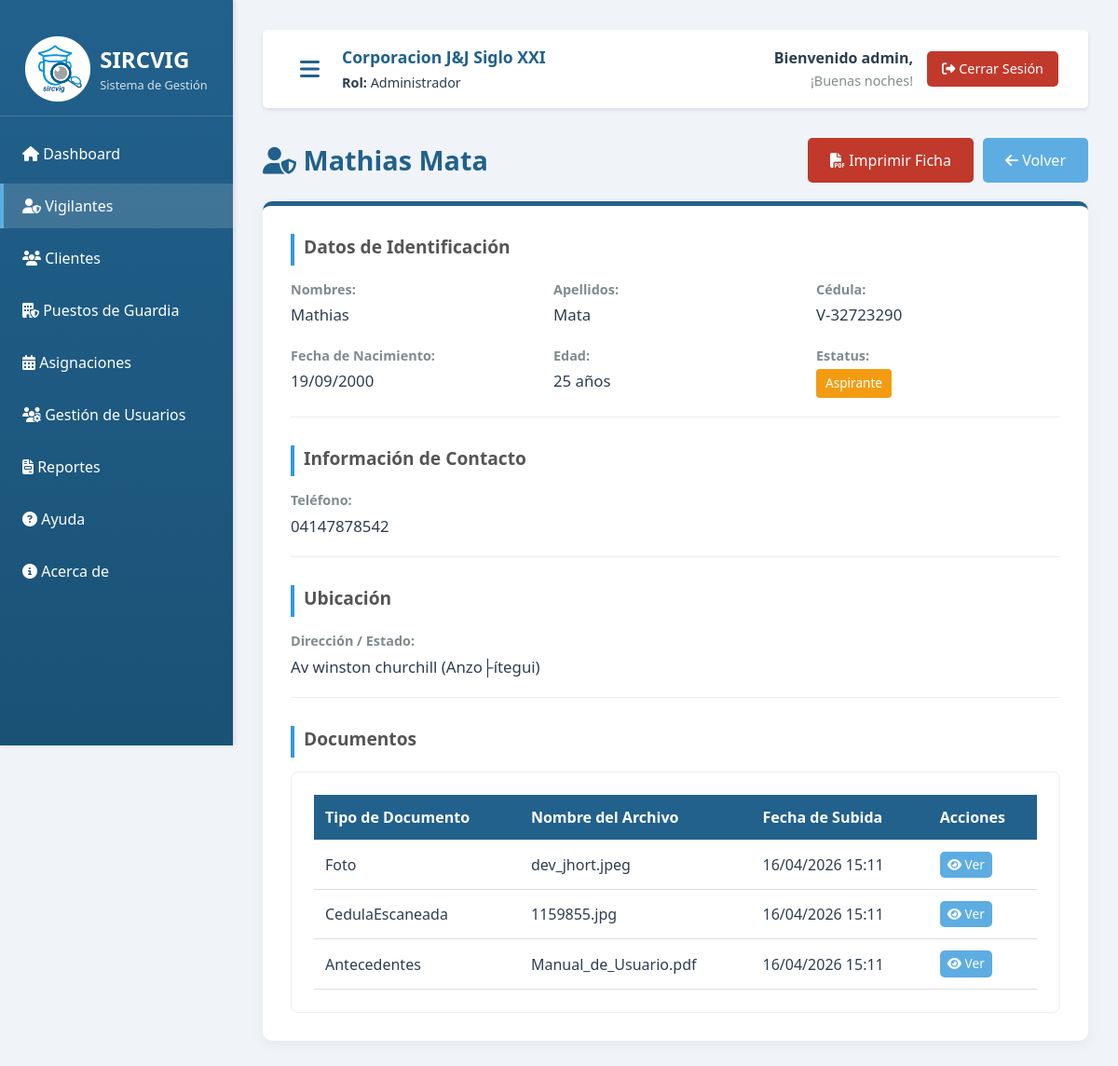
Screenshot of /views/ficha_personal.php?cedula=V-32723290 (signed in) with the database file from the repository.
### tables this page shows
CREATE TABLE `vigilantes` (
  `id_vigilante` int(11) NOT NULL AUTO_INCREMENT,
  `cedula` varchar(20) NOT NULL,
  `nombres` varchar(100) NOT NULL,
  `apellidos` varchar(100) NOT NULL,
  `fecha_nacimiento` date NOT NULL,
  `estado` varchar(100) DEFAULT NULL,
  `municipio` varchar(100) DEFAULT NULL,
  `parroquia` varchar(100) DEFAULT NULL,
  `direccion` text DEFAULT NULL,
  `telefono` varchar(20) DEFAULT NULL,
  `email` varchar(100) DEFAULT NULL,
  `estatus` enum('Aspirante','Activo','Inactivo') DEFAULT 'Aspirante',
  `fecha_ingreso` date DEFAULT NULL,
  `observaciones` text DEFAULT NULL,
  `fecha_creacion` timestamp NOT NULL DEFAULT current_timestamp(),
  `fecha_actualizacion` timestamp NOT NULL DEFAULT current_timestamp() ON UPDATE current_timestamp(),
  PRIMARY KEY (`id_vigilante`),
  UNIQUE KEY `cedula` (`cedula`),
  KEY `idx_vigilante_estatus` (`estatus`)
);

CREATE TABLE `documentos` (
  `id_documento` int(11) NOT NULL AUTO_INCREMENT,
  `cedula_vigilante` varchar(20) NOT NULL,
  `tipo_documento` enum('Foto','CedulaEscaneada','Antecedentes') NOT NULL,
  `ruta_archivo` varchar(255) NOT NULL,
  `nombre_archivo` varchar(255) NOT NULL,
  `fecha_subida` timestamp NOT NULL DEFAULT current_timestamp(),
  PRIMARY KEY (`id_documento`),
  KEY `cedula_vigilante` (`cedula_vigilante`),
  KEY `idx_documento_tipo` (`tipo_documento`),
  CONSTRAINT `documentos_ibfk_1` FOREIGN KEY (`cedula_vigilante`) REFERENCES `vigilantes` (`cedula`) ON DELETE CASCADE
);

### config/autoload.php (called while the page is built, shortened)
<?php
spl_autoload_register(function ($class) {
    $paths = [
        MODELS_PATH . '/' . $class . '.php',
        CONTROLLERS_PATH . '/' . $class . '.php',
        BASE_PATH . '/core/' . $class . '.php'
    ];
    foreach ($paths as $path) {
        if (file_exists($path)) {
            return;
        }
    }
});

### core/Modelo.php (called while the page is built, shortened)
<?php
class Modelo {
    private function conectar() {
        try {
            $dsn = "mysql:host=" . DB_HOST . ";dbname=" . DB_NAME . ";charset=" . DB_CHARSET;
            $options = [
                PDO::ATTR_ERRMODE => PDO::ERRMODE_EXCEPTION,
                PDO::ATTR_DEFAULT_FETCH_MODE => PDO::FETCH_ASSOC,
                PDO::ATTR_EMULATE_PREPARES => false
            ];
            $this->db = new PDO($dsn, DB_USER, DB_PASS, $options);
        } catch (PDOException $e) {
            die("Error de conexión: " . $e->getMessage());
        }
    }
}

### models/Vigilante.php (called while the page is built, shortened)
<?php
class Vigilante extends Modelo {
    public function obtenerPorCedula($cedula) {
        $sql = "SELECT * FROM vigilantes WHERE cedula = :cedula";
        $stmt = $this->db->prepare($sql);
        $stmt->execute(['cedula' => $cedula]);
        return $stmt->fetch();
    }
}

### models/Documento.php (called while the page is built, shortened)
<?php
class Documento extends Modelo {
    public function obtenerPorVigilante($cedula_vigilante) {
        $sql = "SELECT * FROM documentos WHERE cedula_vigilante = :cedula ORDER BY tipo_documento";
        $stmt = $this->db->prepare($sql);
        $stmt->execute(['cedula' => $cedula_vigilante]);
        return $stmt->fetchAll();
    }
}

### views/ficha_personal.php (the view, shortened to what this page needs)
<?php
require_once __DIR__ . '/../config/autoload.php';
$cedula = $_GET['cedula'] ?? '';
$modeloVigilante = new Vigilante();
$modeloDocumento = new Documento();
$vigilante = $modeloVigilante->obtenerPorCedula($cedula);
$documentos = $modeloDocumento->obtenerPorVigilante($cedula);
$fecha_nac = new DateTime($vigilante['fecha_nacimiento']);
$hoy = new DateTime();
$edad = $hoy->diff($fecha_nac)->y;
require_once __DIR__ . '/includes/header.php';
?>
<div class="container-ficha">
    <div class="header-ficha">
        <h1 class="titulo-ficha"><i class="fas fa-user-shield"></i> <?php echo htmlspecialchars($vigilante['nombres'] . ' ' . $vigilante['apellidos']); ?></h1>
        <div class="acciones-ficha">
            <a href="pdf_ficha_vigilante.php?cedula=<?php echo $vigilante['cedula']; ?>" target="_blank" class="btn btn-danger">
                <i class="fas fa-file-pdf"></i> Imprimir Ficha
            </a>
            <a href="<?php echo BASE_URL; ?>/views/listado_vigilantes.php" class="btn btn-secondary">
                <i class="fas fa-arrow-left"></i> Volver
            </a>
        </div>
    </div>
    <div class="card-ficha">
        <div class="ficha-section">
            <h3 class="section-title">Datos de Identificación</h3>
            <div class="ficha-grid">
                <div class="ficha-item">
                    <span class="label">Nombres:</span>
                    <span class="value"><?php echo htmlspecialchars($vigilante['nombres']); ?></span>
                </div>
                <div class="ficha-item">
                    <span class="label">Apellidos:</span>
                    <span class="value"><?php echo htmlspecialchars($vigilante['apellidos']); ?></span>
                </div>
                <div class="ficha-item">
                    <span class="label">Cédula:</span>
                    <span class="value"><?php echo htmlspecialchars($vigilante['cedula']); ?></span>
                </div>
                <div class="ficha-item">
                    <span class="label">Fecha de Nacimiento:</span>
                    <span class="value"><?php echo date('d/m/Y', strtotime($vigilante['fecha_nacimiento'])); ?></span>
                </div>
                <div class="ficha-item">
                    <span class="label">Edad:</span>
                    <span class="value"><?php echo $edad; ?> años</span>
                </div>
                <div class="ficha-item">
                    <span class="label">Estatus:</span>
                    <span class="value">
                        <span class="badge
                            <?php
                            echo ($vigilante['estatus'] == 'Activo') ? 'badge-success' :
                                 (($vigilante['estatus'] == 'Aspirante') ? 'badge-warning' : 'badge-danger');
                            ?>">
                            <?php echo $vigilante['estatus']; ?>
                        </span>
                    </span>
                </div>
            </div>
        </div>
        <div class="ficha-section">
            <h3 class="section-title">Información de Contacto</h3>
            <div class="ficha-grid">
                <div class="ficha-item">
                    <span class="label">Teléfono:</span>
                    <span class="value"><?php echo htmlspecialchars($vigilante['telefono'] ?? '-'); ?></span>
                </div>
            </div>
        </div>
        <div class="ficha-section">
            <h3 class="section-title">Ubicación</h3>
            <div class="ficha-item full-width mt-2">
                <span class="label">Dirección / Estado:</span>
                <span class="value"><?php echo htmlspecialchars($vigilante['direccion'] ?? 'No registrada'); ?>  <?php echo !empty($vigilante['estado']) ? '(' . $vigilante['estado'] . ')' : ''; ?></span>
            </div>
        </div>
        <div class="ficha-section">
            <h3 class="section-title">Documentos</h3>
            <div class="table-container" style="box-shadow: none; border: 1px solid #eee;">
                <table>
                    <thead>
                        <tr>
                            <th>Tipo de Documento</th>
                            <th>Nombre del Archivo</th>
                            <th>Fecha de Subida</th>
                            <th>Acciones</th>
                        </tr>
                    </thead>
                    <tbody>
                        <?php if (empty($documentos)): ?>
                            <tr>
                                <td colspan="4" class="text-center">No hay documentos registrados</td>
                            </tr>
                        <?php else: ?>
                            <?php foreach ($documentos as $doc): ?>
                                <tr>
                                    <td><?php echo htmlspecialchars($doc['tipo_documento']); ?></td>
                                    <td><?php echo htmlspecialchars($doc['nombre_archivo']); ?></td>
                                    <td><?php echo date('d/m/Y H:i', strtotime($doc['fecha_subida'])); ?></td>
                                    <td>
                                        <a href="<?php echo BASE_URL . $doc['ruta_archivo']; ?>"
                                           target="_blank"
                                           class="btn btn-secondary"
                                           style="padding: 0.25rem 0.5rem; font-size: 0.85rem;">
                                            <i class="fas fa-eye"></i> Ver
                                        </a>
                                    </td>
                                </tr>
                            <?php endforeach; ?>
                        <?php endif; ?>
                    </tbody>
                </table>
            </div>
        </div>
    </div>
</div>
<?php require_once __DIR__ . '/includes/footer.php'; ?>

### assets/css/estilos.css (style rules this page uses)
:root { --color-fondo: #F0F4F8; --color-primario: #21618C; --color-secundario: #5DADE2; --color-terciario: #AED6F1; --color-cuaternario: #D6DBDF; --color-texto: #2C3E50; --color-blanco: #ffffff; --color-exito: #27AE60; --color-error: #C0392B; --color-advertencia: #F39C12; --color-info: #3498DB; }
* { margin: 0; padding: 0; box-sizing: border-box; }
body { font-family: 'Segoe UI', 'Roboto', 'Helvetica Neue', sans-serif; background-color: var(--color-fondo); color: var(--color-texto); line-height: 1.5; }
.btn { padding: 0.75rem 1.5rem; border: none; border-radius: 5px; font-size: 1rem; cursor: pointer; transition: all 0.3s; text-decoration: none; display: inline-block; text-align: center; }
.btn-secondary { background-color: var(--color-secundario); color: white; }
.btn-danger { background-color: var(--color-error); color: white; }
.table-container { background: white; padding: 1.5rem; border-radius: 8px; box-shadow: 0 2px 4px rgba(0, 0, 0, 0.1); overflow-x: auto; }
table { width: 100%; border-collapse: collapse; }
table thead { background-color: var(--color-primario); color: white; }
table th, table td { padding: 0.75rem; text-align: left; border-bottom: 1px solid #ddd; }
.mt-2 { margin-top: 1rem; }
.badge { display: inline-block; padding: 0.25rem 0.75rem; border-radius: 20px; font-size: 0.85rem; font-weight: 500; }
.badge-warning { background-color: var(--color-advertencia); color: #333; }

### views/ficha_personal.php (style rules this page uses)
.container-ficha { max-width: 900px; margin: 0 auto; }
.header-ficha { display: flex; justify-content: space-between; align-items: center; margin-bottom: 20px; flex-wrap: wrap; gap: 15px; }
.titulo-ficha { font-size: 1.8rem; color: var(--color-primario); margin: 0; }
.acciones-ficha { display: flex; gap: 10px; }
.card-ficha { background: white; border-radius: 10px; box-shadow: 0 4px 15px rgba(0,0,0,0.05); padding: 30px; border-top: 5px solid var(--color-primario); }
.ficha-section { margin-bottom: 30px; border-bottom: 1px solid #eee; padding-bottom: 20px; }
.ficha-section:last-child { border-bottom: none; margin-bottom: 0; padding-bottom: 0; }
.section-title { color: #555; font-size: 1.2rem; margin-bottom: 15px; padding-bottom: 5px; border-left: 4px solid #3498db; padding-left: 10px; }
.ficha-grid { display: grid; grid-template-columns: repeat(auto-fit, minmax(250px, 1fr)); gap: 20px; }
.ficha-item { display: flex; flex-direction: column; }
.ficha-item.full-width { grid-column: 1 / -1; }
.label { font-weight: 600; font-size: 0.9rem; color: #7f8c8d; margin-bottom: 4px; }
.value { font-size: 1.05rem; color: #2c3e50; font-weight: 500; }
.badge { padding: 5px 10px; border-radius: 4px; font-size: 0.85rem; color: white; }
.badge-warning { background-color: #f39c12; }
.mt-2 { margin-top: 10px; }

### rows the page displays
vigilantes: nombres+apellidos "Mathias Mata", nombres "Mathias", apellidos "Mata", cedula "V-32723290", fecha_nacimiento "19/09/2000", estatus "Aspirante", telefono "04147878542", direccion "Av winston churchill", estado "Anzo├ítegui"
documentos: tipo_documento "Foto", nombre_archivo "dev_jhort.jpeg", fecha_subida "16/04/2026 15:11"
documentos: tipo_documento "CedulaEscaneada", nombre_archivo "1159855.jpg", fecha_subida "16/04/2026 15:11"
documentos: tipo_documento "Antecedentes", nombre_archivo "Manual_de_Usuario.pdf", fecha_subida "16/04/2026 15:11"

### other values shown
$_SESSION['nombre_rol'] "Administrador"
$nombre_mostrar "admin"
$saludo_tiempo "¡Buenas noches!"
